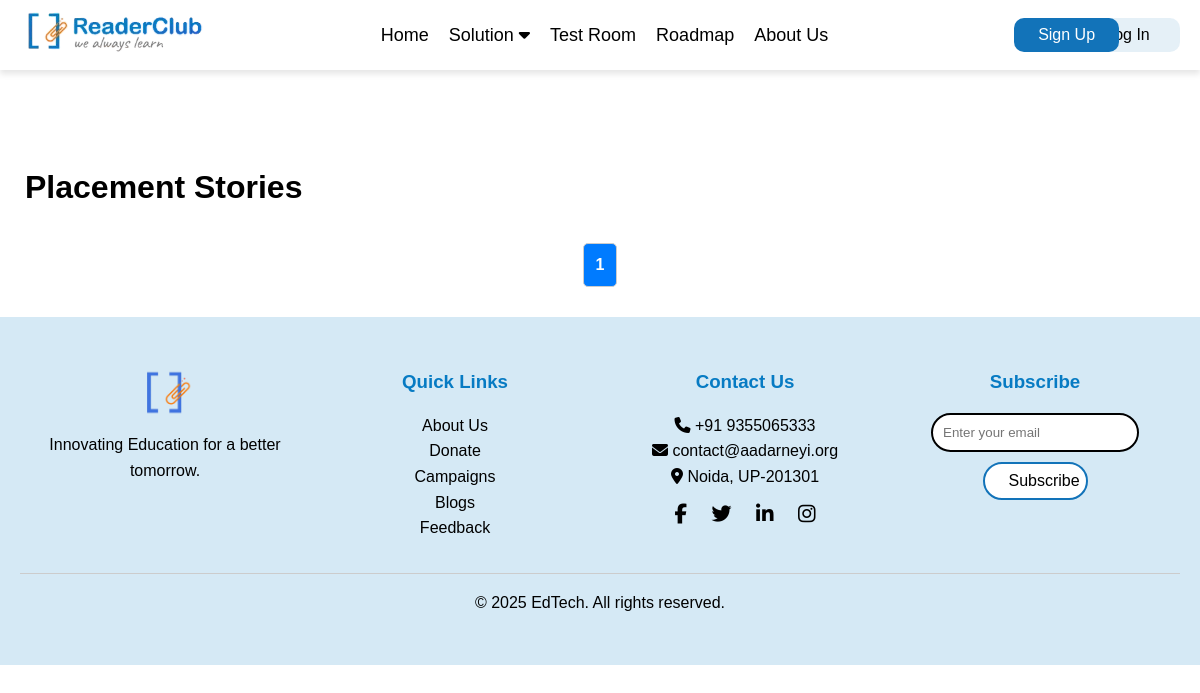
Before: /placement_stories/ with the older database file.
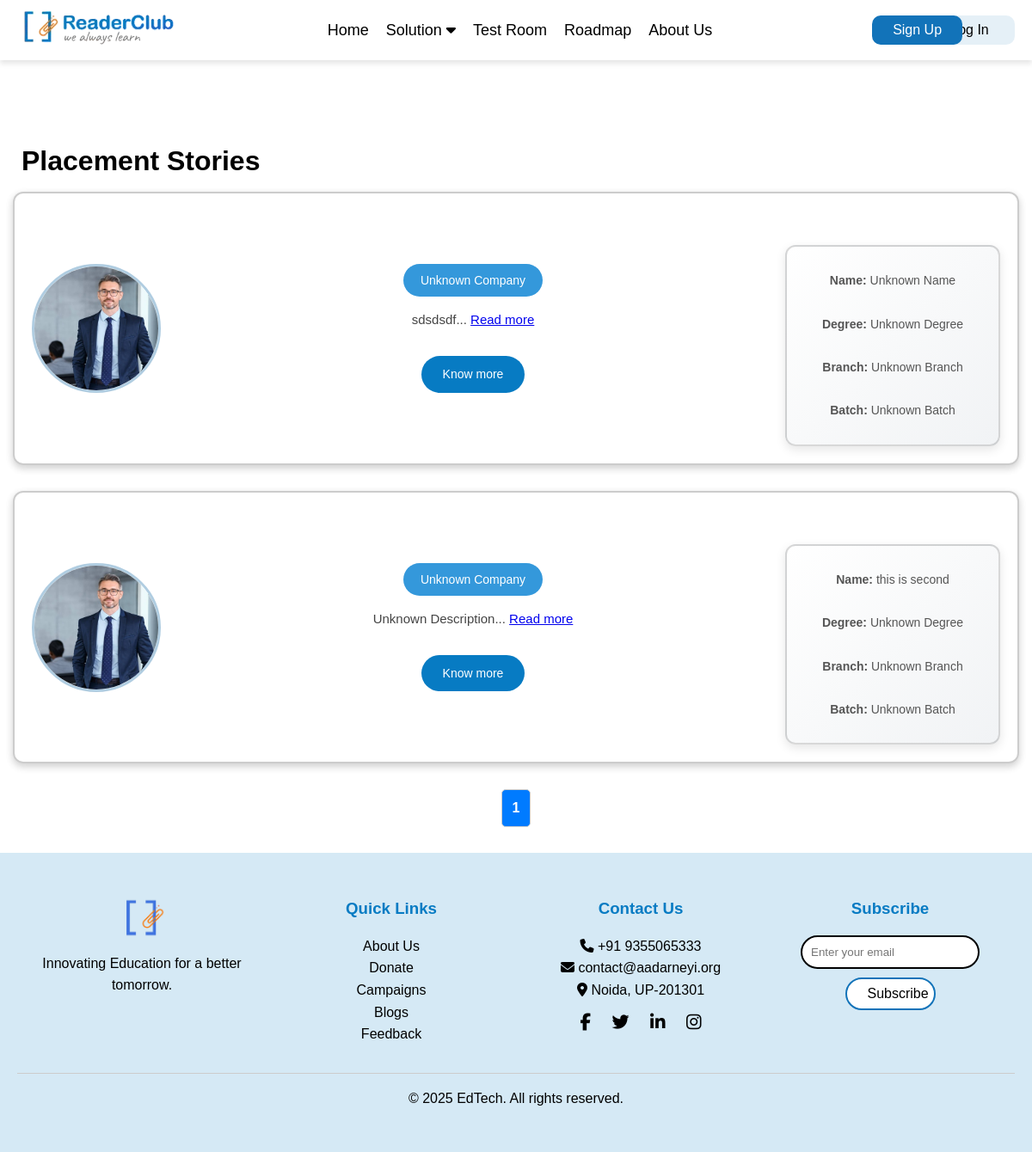
After: the same page with the newer database file.
### placement_stories/models.py (models this page shows)
class PlacementStories(models.Model):
    name = models.CharField(max_length=100,default='Unknown Name')
    description = models.TextField(max_length=1000,default='Unknown Description')
    user_profile_pic = models.ImageField(upload_to='profile_pics', null=True, blank=True)
    hand_written_review = models.ImageField(upload_to='hand_written_review', null=True, blank=True)
    company_name = models.CharField(max_length=100, default='Unknown Company')
    designation = models.CharField(max_length=100, default='Unknown Designation')
    package = models.IntegerField(default=0)
    batch=models.CharField(max_length=100,default='Unknown Batch')
    degree=models.CharField(max_length=100,default='Unknown Degree')
    branch=models.CharField(max_length=100,default='Unknown Branch')

### placement_stories/views.py (the view, shortened to what this page needs)
# urls.py: path('placement_stories/',include('placement_stories.urls')),
def placement_stories(request):
    qs = PlacementStories.objects.all().order_by('-id')
    paginator = Paginator(qs, 3)  # e.g. 2 stories per page
    page_number = request.GET.get('page')  # Get the page number from GET parameters
    page_obj = paginator.get_page(page_number)  # Get the current page of stories
    form = None
    return render(request, 'placement_stories.html', {
        'page_obj': page_obj,  # Paginated stories for the current page
        'form': form,          # The form to add a new story (if superuser)
    })

### placement_stories/templates/placement_stories.html (shortened to what this page needs)
{% extends 'base.html' %}
{% load static %}
{% block content %}
{% block extra_css %}
<link rel="stylesheet" href="{% static 'css/mystyle.css' %}">
{% endblock %}
<div class="container" style="margin-top: 2rem;">
  <h1 style="padding: 10px;">Placement Stories</h1>
  {% for story in page_obj %}
    <div class="placement-card">
      <div class="card-content">
        {% if story.user_profile_pic %}
          <img src="{{ story.user_profile_pic.url }}" alt="Profile Picture" class="profile-pic">
        {% else %}
          <img src="{% static 'placement_stories/profile.jpg' %}" alt="Profile Picture" class="profile-pic">
        {% endif %}
        <div class="card-details">
          <span class="company-badge">{{ story.company_name }} </span>
          <p class="description">
            {{ story.description|slice:":100" }}<span class="dots">...</span>
            <a href="{% url 'story_detail' story_id=story.id %}" class="read-more-link">Read more</a>
          </p>
          <a href="{% url 'story_detail' story_id=story.id %}" class="know-more-btn">Know more</a>
        </div>
        <div class="student-info">
          <p><strong>Name:</strong> {{ story.name }}</p>
          <p><strong>Degree:</strong> {{ story.degree }}</p>
          <p><strong>Branch:</strong> {{ story.branch }}</p>
          <p><strong>Batch:</strong> {{ story.batch }}</p>
        </div>
      </div>
    </div>
  {% endfor %}
  <div class="pagination">
    <div class="page-numbers">
      {% for num in page_obj.paginator.page_range %}
        {% if num == page_obj.number %}
          <a href="?page={{ num }}" class="active">{{ num }}</a>
        {% else %}
          <a href="?page={{ num }}">{{ num }}</a>
        {% endif %}
      {% endfor %}
    </div>
  </div>
</div>
{% endblock %}

### templates/base.html (shortened to what this page needs)
{% load static %}
<!DOCTYPE html>
<html lang="en">
<head>
  <link rel="stylesheet" href="{% static 'css/base.css' %}">
  {% block extra_css %}{% endblock %}
</head>
<body>
  <nav class="navbar">
    <div class="nav-container">
      <a class="navbar-brand" href="#">
        <img src="{% static 'assets/logo.png' %}" alt="EdTech Logo" height="50" />
      </a>
      <div class="nav-links" id="navbarNav">
        <ul>
          <li><a class="nav-link" href="/">Home</a></li>
          <li class="dropdown">
            <a class="nav-link" href="#">
              Solution <i class="fa-solid fa-caret-down"></i>
            </a>
          </li>
          <li><a class="nav-link" href="{% url 'instructions' %}">Test Room</a></li>
          <li><a class="nav-link" href="#">Roadmap</a></li>
          <li><a class="nav-link" href="#">About Us</a></li>
        </ul>
      </div>
      {% if request.session.user_id %}
      <div class="logout">
        <a href="{% url 'logout' %}"><button>Log Out</button></a>
      </div>
      {% else %}
      <div class="signup">
        <a href="{% url 'signup' %}"><button>Sign Up</button></a>
      </div>
      <div class="login">
        <a href="{% url 'login' %}"><button>Log In</button></a>
      </div>
      {% endif %}
    </div>
  </nav>
  {% block content %}
  {% endblock %}
  <footer class="footer">
    <div class="footer-container">
      <div class="row">
        <div class="col-md-3 mb-4">
          <img src="{% static 'assets/icon.png' %}" alt="Logo" height="50" />
          <p class="mt-1">Innovating Education for a better tomorrow.</p>
        </div>
        <div class="col-md-3 mb-4">
          <h3>Quick Links</h3>
          <ul class="list-unstyled">
            <li><a href="#">About Us</a></li>
            <li><a href="#">Donate</a></li>
            <li><a href="#">Campaigns</a></li>
            <li><a href="#">Blogs</a></li>
            <li><a href="#">Feedback</a></li>
          </ul>
        </div>
        <div class="col-md-3 mb-4">
          <h3>Contact Us</h3>
          <p><i class="fa fa-phone"></i> +91 9355065333</p>
          <p>
            <i class="fa fa-envelope"></i>
            <a href="mailto:contact@aadarneyi.org">contact@aadarneyi.org</a>
          </p>
          <p><i class="fa fa-map-marker"></i> Noida, UP-201301</p>
          <div class="social-icons mt-1">
            <a href="#"><i class="fab fa-facebook-f"></i></a>
            <a href="#"><i class="fab fa-twitter"></i></a>
            <a href="#"><i class="fab fa-linkedin-in"></i></a>
            <a href="#"><i class="fab fa-instagram"></i></a>
          </div>
        </div>
        <div class="col-md-3">
          <h3>Subscribe</h3>
          <form class="subscribe-form">
            <input type="email" class="form-control" placeholder="Enter your email" required />
            <button type="submit" class="btn btn-custom">Subscribe</button>
          </form>
        </div>
      </div>
      <hr class="border-light" />
      <p class="mt-1">&copy; 2025 EdTech. All rights reserved.</p>
    </div>
  </footer>
</body>
</html>

### static/css/base.css (style rules this page uses)
body { font-family: sans-serif; min-height: 100vh; padding-top: 120px; background-color: #fff; }
.navbar { position: fixed; top: 0; left: 0; width: 100%; background-color: white; box-shadow: 0 4px 6px rgba(0, 0, 0, 0.1); z-index: 1000; }
.nav-container { width: 100%; max-width: 1200px; height: 70px; margin: 0 auto; padding: 0 20px; display: flex; align-items: center; justify-content: space-between; }
.navbar-brand img { height: 50px; width: auto; display: inline-block; }
.nav-links { display: flex; }
.nav-links ul { list-style: none; display: flex; gap: 20px; margin: 0; padding: 0; }
.nav-links li { position: relative; }
.nav-link { color: black; font-size: 18px; font-weight: 500; text-decoration: none; transition: color 0.3s ease-in-out, transform 0.2s; }
.signup, .login, .logout { display: inline-block; position: relative; }
.signup { margin-left: 10px; margin-right: -200px; z-index: 10; }
.login { margin-left: -20px; }
button { padding: 8px 24px; width: 105px; border-radius: 10px; border: none; font-weight: 400; font-size: 16px; cursor: pointer; }
.signup button { background-color: #1273b9; color: white; z-index: 2; }
.login button { background-color: rgba(18, 115, 185, 0.11); color: black; }
.footer { background-color: #d5e9f5; width: 100%; margin-top: 30px; text-align: center; }
.footer-container { max-width: 1200px; margin: 0 auto; padding: 50px 20px; color: black; }
.border-light { border: none; border-top: 1px solid #ccc; margin: 1rem 0; }
.row { display: flex; flex-wrap: wrap; justify-content: center; }
.col-md-3 { flex: 0 0 25%; max-width: 25%; padding: 0 15px; box-sizing: border-box; }
.mb-4 { margin-bottom: 1rem; }
.mt-1 { margin-top: 0.5rem; }
.footer h3 { color: #077bc3; margin-bottom: 1rem; }
.list-unstyled { list-style: none; padding: 0; margin: 0; }
.footer a { color: black; text-decoration: none; transition: color 0.3s; }
.social-icons a { font-size: 20px; margin: 0 10px; display: inline-block; transition: transform 0.3s; }
.subscribe-form { margin-top: 1rem; }
.subscribe-form input { border-radius: 20px; padding: 10px; width: 80%; border: 2px solid black; outline: none; }
.subscribe-form button { margin-top: 10px; padding: 8px 24px; border-radius: 20px; border: 2px solid #1273b9; background-color: white; cursor: pointer; }

Changed rows visible on the page:
added PlacementStories: user_profile_pic (picture), company_name "Unknown Company", description "sdsdsdf", name "Unknown Name", degree "Unknown Degree", branch "Unknown Branch", batch "Unknown Batch"
added PlacementStories: user_profile_pic (placeholder picture), company_name "Unknown Company", description "Unknown Description", name "this is second", degree "Unknown Degree", branch "Unknown Branch", batch "Unknown Batch"
